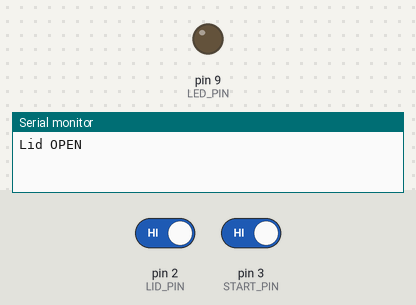
This sketch was run on a simulated Arduino Uno, built with avr-gcc and run on an emulated ATmega328P. Parts: output pins drawn as LEDs (lit = HIGH), the last lines printed to the serial monitor. The inputs (shaded band) are chosen by the test bench; at power-on: pin 2 (LID_PIN) HIGH, pin 3 (START_PIN) HIGH.

Above: at 4.4 s.
4.5 s: pin 2 (LID_PIN) driven LOW and pin 3 (START_PIN) driven LOW
At 5.5 s:
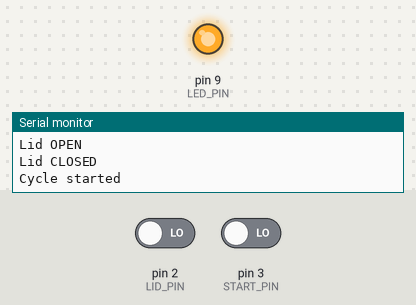
6.0 s: pin 2 (LID_PIN) driven HIGH
At 6.6 s:
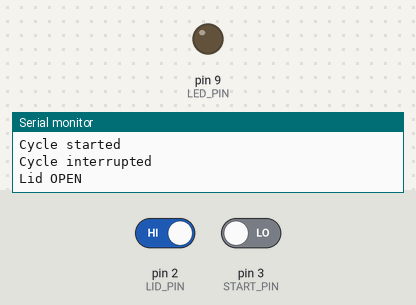
Timing chart, 0 to 8.5 s (numbered marks = the images above; inputs shaded):
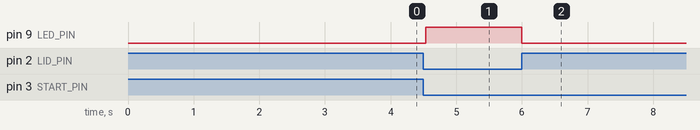

Measured:
- after the input at 4.5 s, pin 9 (LED_PIN): LOW → HIGH at once
- after the input at 6.0 s, pin 9 (LED_PIN): HIGH → LOW at once

The sketch:

visible_light_interlock.ino
```cpp
const byte LID_PIN = 2;
const byte START_PIN = 3;
const byte LED_PIN = 9;
const unsigned long CYCLE_MS = 8000;
const unsigned long DEBOUNCE_MS = 35;

bool running = false;
bool previousLidClosed = false;
bool rawPressed = false;
bool stablePressed = false;
bool eligiblePress = false;
unsigned long buttonChangedAt = 0;
unsigned long cycleStartedAt = 0;

void setup() {
  pinMode(LID_PIN, INPUT_PULLUP);
  pinMode(START_PIN, INPUT_PULLUP);
  pinMode(LED_PIN, OUTPUT);
  digitalWrite(LED_PIN, LOW);
  Serial.begin(115200);
  previousLidClosed = digitalRead(LID_PIN) == LOW;
  Serial.println(previousLidClosed ? F("Lid CLOSED") : F("Lid OPEN"));
  rawPressed = stablePressed = digitalRead(START_PIN) == LOW;
}

void loop() {
  const unsigned long now = millis();
  const bool lidClosed = digitalRead(LID_PIN) == LOW;
  const bool pressed = digitalRead(START_PIN) == LOW;

  if (!lidClosed) {
    digitalWrite(LED_PIN, LOW);
    eligiblePress = false;
  }
  if (running && (!lidClosed || now - cycleStartedAt >= CYCLE_MS)) {
    digitalWrite(LED_PIN, LOW);
    running = false;
    Serial.println(lidClosed ? F("Cycle complete") : F("Cycle interrupted"));
  }
  if (lidClosed != previousLidClosed) {
    previousLidClosed = lidClosed;
    Serial.println(lidClosed ? F("Lid CLOSED") : F("Lid OPEN"));
  }
  if (pressed != rawPressed) {
    rawPressed = pressed;
    buttonChangedAt = now;
    eligiblePress = pressed && lidClosed && !running && !stablePressed;
  }
  if (rawPressed != stablePressed && now - buttonChangedAt >= DEBOUNCE_MS) {
    stablePressed = rawPressed;
    if (stablePressed) {
      if (eligiblePress && lidClosed && !running) {
        cycleStartedAt = now;
        running = true;
        digitalWrite(LED_PIN, HIGH);
        Serial.println(F("Cycle started"));
      } else if (!running) {
        Serial.println(F("Start blocked. Close lid and press again."));
      }
    }
  }
}
```
